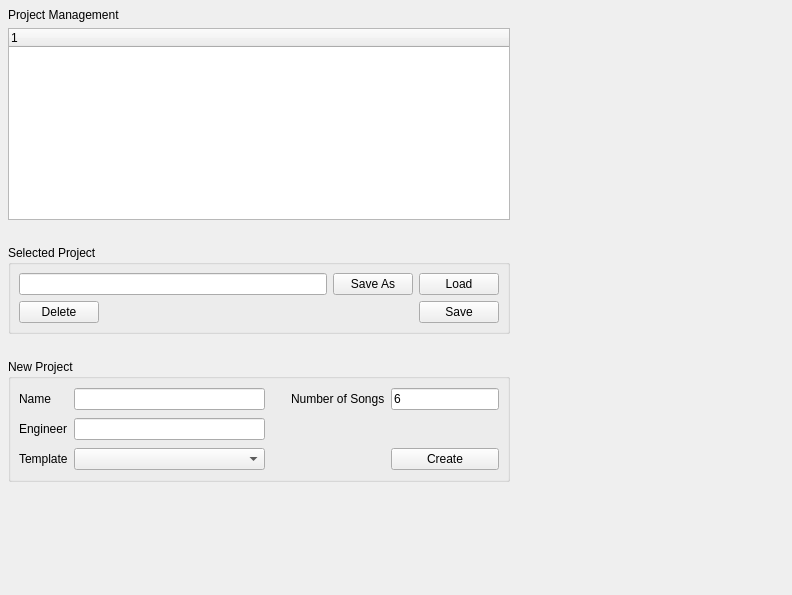
<ui version="4.0" >
 <author></author>
 <comment></comment>
 <exportmacro></exportmacro>
 <class>ProjectManagerWidget</class>
 <widget class="QWidget" name="ProjectManagerWidget" >
  <property name="geometry" >
   <rect>
    <x>0</x>
    <y>0</y>
    <width>792</width>
    <height>595</height>
   </rect>
  </property>
  <property name="maximumSize" >
   <size>
    <width>1600</width>
    <height>900</height>
   </size>
  </property>
  <property name="baseSize" >
   <size>
    <width>50</width>
    <height>50</height>
   </size>
  </property>
  <property name="windowTitle" >
   <string>ProjectManagerWidget</string>
  </property>
  <property name="layoutDirection" >
   <enum>Qt::LeftToRight</enum>
  </property>
  <layout class="QGridLayout" >
   <property name="margin" >
    <number>8</number>
   </property>
   <property name="spacing" >
    <number>6</number>
   </property>
   <item row="1" column="0" >
    <spacer>
     <property name="orientation" >
      <enum>Qt::Vertical</enum>
     </property>
     <property name="sizeHint" >
      <size>
       <width>502</width>
       <height>71</height>
      </size>
     </property>
    </spacer>
   </item>
   <item row="0" column="1" >
    <spacer>
     <property name="orientation" >
      <enum>Qt::Horizontal</enum>
     </property>
     <property name="sizeHint" >
      <size>
       <width>266</width>
       <height>474</height>
      </size>
     </property>
    </spacer>
   </item>
   <item row="0" column="0" >
    <layout class="QVBoxLayout" >
     <property name="margin" >
      <number>0</number>
     </property>
     <property name="spacing" >
      <number>6</number>
     </property>
     <item>
      <widget class="QLabel" name="label" >
       <property name="text" >
        <string>Project Management</string>
       </property>
      </widget>
     </item>
     <item>
      <widget class="QTreeWidget" name="projectListView" >
       <property name="minimumSize" >
        <size>
         <width>500</width>
         <height>0</height>
        </size>
       </property>
      </widget>
     </item>
     <item>
      <spacer>
       <property name="orientation" >
        <enum>Qt::Vertical</enum>
       </property>
       <property name="sizeType" >
        <enum>QSizePolicy::Expanding</enum>
       </property>
       <property name="sizeHint" >
        <size>
         <width>500</width>
         <height>16</height>
        </size>
       </property>
      </spacer>
     </item>
     <item>
      <widget class="QGroupBox" name="groupBox_2" >
       <property name="title" >
        <string>Selected Project</string>
       </property>
       <layout class="QVBoxLayout" >
        <property name="margin" >
         <number>8</number>
        </property>
        <property name="spacing" >
         <number>6</number>
        </property>
        <item>
         <layout class="QGridLayout" >
          <property name="margin" >
           <number>0</number>
          </property>
          <property name="spacing" >
           <number>6</number>
          </property>
          <item row="1" column="3" >
           <widget class="QPushButton" name="saveProjectButton" >
            <property name="text" >
             <string>Save</string>
            </property>
           </widget>
          </item>
          <item row="1" column="1" >
           <spacer>
            <property name="orientation" >
             <enum>Qt::Horizontal</enum>
            </property>
            <property name="sizeHint" >
             <size>
              <width>40</width>
              <height>20</height>
             </size>
            </property>
           </spacer>
          </item>
          <item row="1" column="0" >
           <widget class="QPushButton" name="deleteProjectbutton" >
            <property name="text" >
             <string>Delete</string>
            </property>
           </widget>
          </item>
          <item row="0" column="0" colspan="2" >
           <widget class="QLineEdit" name="selectedProjectName" />
          </item>
          <item row="0" column="2" >
           <widget class="QPushButton" name="saveAsProjectButton" >
            <property name="text" >
             <string>Save As</string>
            </property>
           </widget>
          </item>
          <item row="0" column="3" >
           <widget class="QPushButton" name="loadProjectButton" >
            <property name="text" >
             <string>Load</string>
            </property>
           </widget>
          </item>
         </layout>
        </item>
       </layout>
      </widget>
     </item>
     <item>
      <spacer>
       <property name="orientation" >
        <enum>Qt::Vertical</enum>
       </property>
       <property name="sizeType" >
        <enum>QSizePolicy::Expanding</enum>
       </property>
       <property name="sizeHint" >
        <size>
         <width>500</width>
         <height>16</height>
        </size>
       </property>
      </spacer>
     </item>
     <item>
      <widget class="QGroupBox" name="groupBox" >
       <property name="title" >
        <string>New Project</string>
       </property>
       <layout class="QGridLayout" >
        <property name="margin" >
         <number>8</number>
        </property>
        <property name="spacing" >
         <number>6</number>
        </property>
        <item row="2" column="3" >
         <spacer>
          <property name="orientation" >
           <enum>Qt::Horizontal</enum>
          </property>
          <property name="sizeType" >
           <enum>QSizePolicy::Preferred</enum>
          </property>
          <property name="sizeHint" >
           <size>
            <width>20</width>
            <height>24</height>
           </size>
          </property>
         </spacer>
        </item>
        <item row="0" column="2" >
         <spacer>
          <property name="orientation" >
           <enum>Qt::Horizontal</enum>
          </property>
          <property name="sizeType" >
           <enum>QSizePolicy::Preferred</enum>
          </property>
          <property name="sizeHint" >
           <size>
            <width>20</width>
            <height>24</height>
           </size>
          </property>
         </spacer>
        </item>
        <item row="2" column="1" >
         <widget class="QComboBox" name="templateComboBox" >
          <property name="sizePolicy" >
           <sizepolicy>
            <hsizetype>5</hsizetype>
            <vsizetype>0</vsizetype>
            <horstretch>0</horstretch>
            <verstretch>0</verstretch>
           </sizepolicy>
          </property>
         </widget>
        </item>
        <item row="1" column="1" >
         <widget class="QLineEdit" name="newProjectEngineer" />
        </item>
        <item row="0" column="1" >
         <widget class="QLineEdit" name="newProjectName" />
        </item>
        <item row="1" column="4" colspan="2" >
         <spacer>
          <property name="orientation" >
           <enum>Qt::Horizontal</enum>
          </property>
          <property name="sizeType" >
           <enum>QSizePolicy::Preferred</enum>
          </property>
          <property name="sizeHint" >
           <size>
            <width>181</width>
            <height>24</height>
           </size>
          </property>
         </spacer>
        </item>
        <item row="2" column="5" >
         <widget class="QPushButton" name="createProjectButton" >
          <property name="text" >
           <string>Create</string>
          </property>
         </widget>
        </item>
        <item row="0" column="3" colspan="2" >
         <widget class="QLabel" name="label_2_2_2" >
          <property name="text" >
           <string>Number of Songs</string>
          </property>
         </widget>
        </item>
        <item row="0" column="5" >
         <widget class="QLineEdit" name="numberOfSongs" >
          <property name="sizePolicy" >
           <sizepolicy>
            <hsizetype>5</hsizetype>
            <vsizetype>0</vsizetype>
            <horstretch>0</horstretch>
            <verstretch>0</verstretch>
           </sizepolicy>
          </property>
          <property name="text" >
           <string>6</string>
          </property>
         </widget>
        </item>
        <item row="0" column="0" >
         <widget class="QLabel" name="label_2_2" >
          <property name="text" >
           <string>Name</string>
          </property>
         </widget>
        </item>
        <item row="1" column="0" >
         <widget class="QLabel" name="label_3_2" >
          <property name="text" >
           <string>Engineer</string>
          </property>
         </widget>
        </item>
        <item row="2" column="0" >
         <widget class="QLabel" name="label_4_2" >
          <property name="text" >
           <string>Template</string>
          </property>
         </widget>
        </item>
       </layout>
      </widget>
     </item>
    </layout>
   </item>
  </layout>
 </widget>
 <pixmapfunction></pixmapfunction>
 <tabstops>
  <tabstop>projectListView</tabstop>
  <tabstop>selectedProjectName</tabstop>
  <tabstop>saveAsProjectButton</tabstop>
  <tabstop>loadProjectButton</tabstop>
  <tabstop>deleteProjectbutton</tabstop>
  <tabstop>saveProjectButton</tabstop>
  <tabstop>newProjectName</tabstop>
  <tabstop>newProjectEngineer</tabstop>
  <tabstop>templateComboBox</tabstop>
  <tabstop>numberOfSongs</tabstop>
  <tabstop>createProjectButton</tabstop>
 </tabstops>
 <resources/>
 <connections>
  <connection>
   <sender>newProjectEngineer</sender>
   <signal>returnPressed()</signal>
   <receiver>createProjectButton</receiver>
   <slot>animateClick()</slot>
   <hints>
    <hint type="sourcelabel" >
     <x>248</x>
     <y>464</y>
    </hint>
    <hint type="destinationlabel" >
     <x>498</x>
     <y>496</y>
    </hint>
   </hints>
  </connection>
  <connection>
   <sender>newProjectName</sender>
   <signal>returnPressed()</signal>
   <receiver>createProjectButton</receiver>
   <slot>animateClick()</slot>
   <hints>
    <hint type="sourcelabel" >
     <x>248</x>
     <y>434</y>
    </hint>
    <hint type="destinationlabel" >
     <x>498</x>
     <y>496</y>
    </hint>
   </hints>
  </connection>
  <connection>
   <sender>selectedProjectName</sender>
   <signal>returnPressed()</signal>
   <receiver>saveAsProjectButton</receiver>
   <slot>animateClick()</slot>
   <hints>
    <hint type="sourcelabel" >
     <x>315</x>
     <y>309</y>
    </hint>
    <hint type="destinationlabel" >
     <x>406</x>
     <y>310</y>
    </hint>
   </hints>
  </connection>
  <connection>
   <sender>projectListView</sender>
   <signal>doubleClicked(QModelIndex)</signal>
   <receiver>loadProjectButton</receiver>
   <slot>animateClick()</slot>
   <hints>
    <hint type="sourcelabel" >
     <x>118</x>
     <y>137</y>
    </hint>
    <hint type="destinationlabel" >
     <x>497</x>
     <y>310</y>
    </hint>
   </hints>
  </connection>
  <connection>
   <sender>numberOfSongs</sender>
   <signal>returnPressed()</signal>
   <receiver>createProjectButton</receiver>
   <slot>animateClick()</slot>
   <hints>
    <hint type="sourcelabel" >
     <x>450</x>
     <y>427</y>
    </hint>
    <hint type="destinationlabel" >
     <x>449</x>
     <y>477</y>
    </hint>
   </hints>
  </connection>
 </connections>
</ui>
